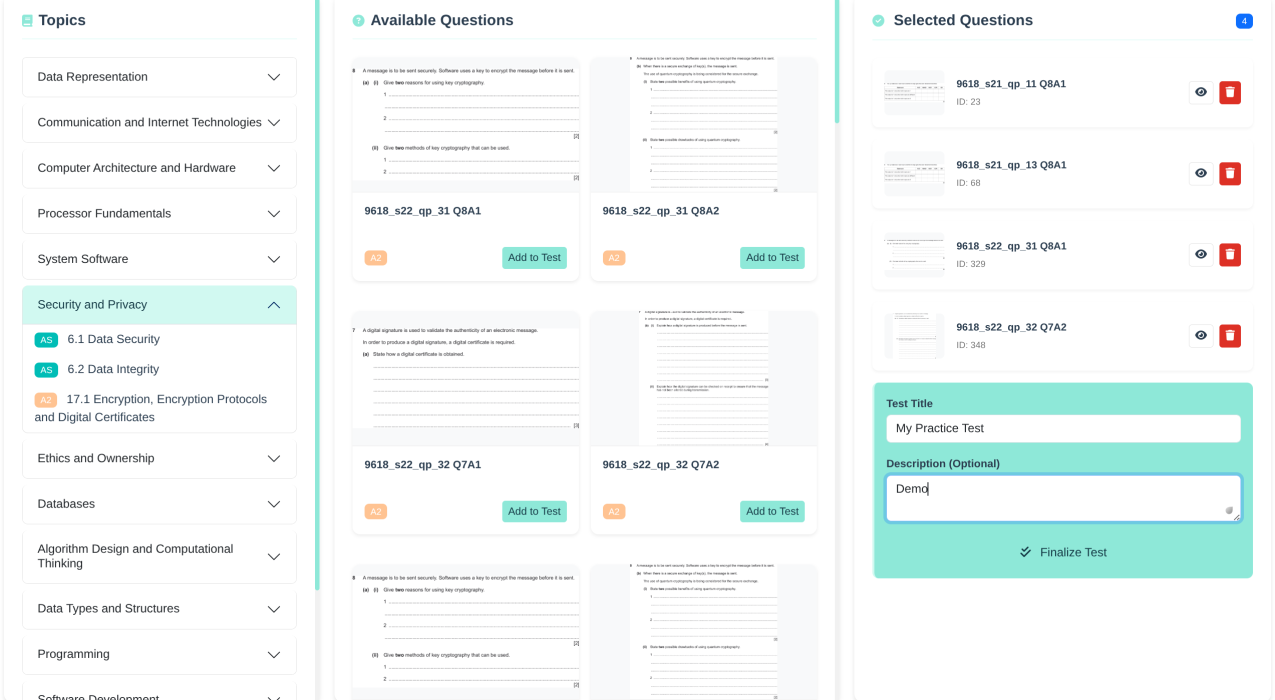
#> input picture images/create.png, 2549 x 1400 px (shown at 1/2 size); its folder holds only this picture in this run
$ python -i toolbox.py   (imports and definitions only)
#> lines starting #> are read from the running program, lines starting #| are printed output that depends on the picture; after the words box and inside, x2 and y2 are one past the last pixel; in counts of white or black regions, pixels touching at a corner belong together
#> further down, picture is the input picture: shape (1400, 2549, 3); mean B, G, R 247.7, 248.5, 242.4
import numpy as np
import cv2

def crop(image, page1, y1, page2, y2): # Crop the pdf, starting from page1 y1 all the way to page2 y2
    MAX_Y = np.array(image[page1]).shape[0]
    MAX_X = np.array(image[page1]).shape[1]
    if page1 == page2:
        return image[page1][y1 : y2, 0 : MAX_X].copy()
    images_sequence = []

    images_sequence.append(image[page1][y1 : MAX_Y, 0 : MAX_X].copy())
    for i in range(page1 + 1, page2):
        images_sequence.append(image[i].copy())

    if y2 > 400: # Ignore the last page if it is the blank space at the beginning of a page
        images_sequence.append(image[page2][0 : y2, 0 : MAX_X].copy())

    final_image = images_sequence[0]
    for i in range(1, len(images_sequence)):
        final_image = np.concatenate((final_image, images_sequence[i]), axis=0)
    return final_image

cache_to_binary = {}
def pHash(cv_image):
    h = cv2.img_hash.pHash(cv_image) # 8-byte hash
    pH = int.from_bytes(h.tobytes(), byteorder='big', signed=False)
#> pH = 15195182056401080094
    return pH

def to_binary(image):
    hash_val = pHash(image)
#> hash_val = 15195182056401080094
    if cache_to_binary.get(hash_val) is not None:
        return cache_to_binary[hash_val]
    gray = cv2.cvtColor(image, cv2.COLOR_BGR2GRAY)
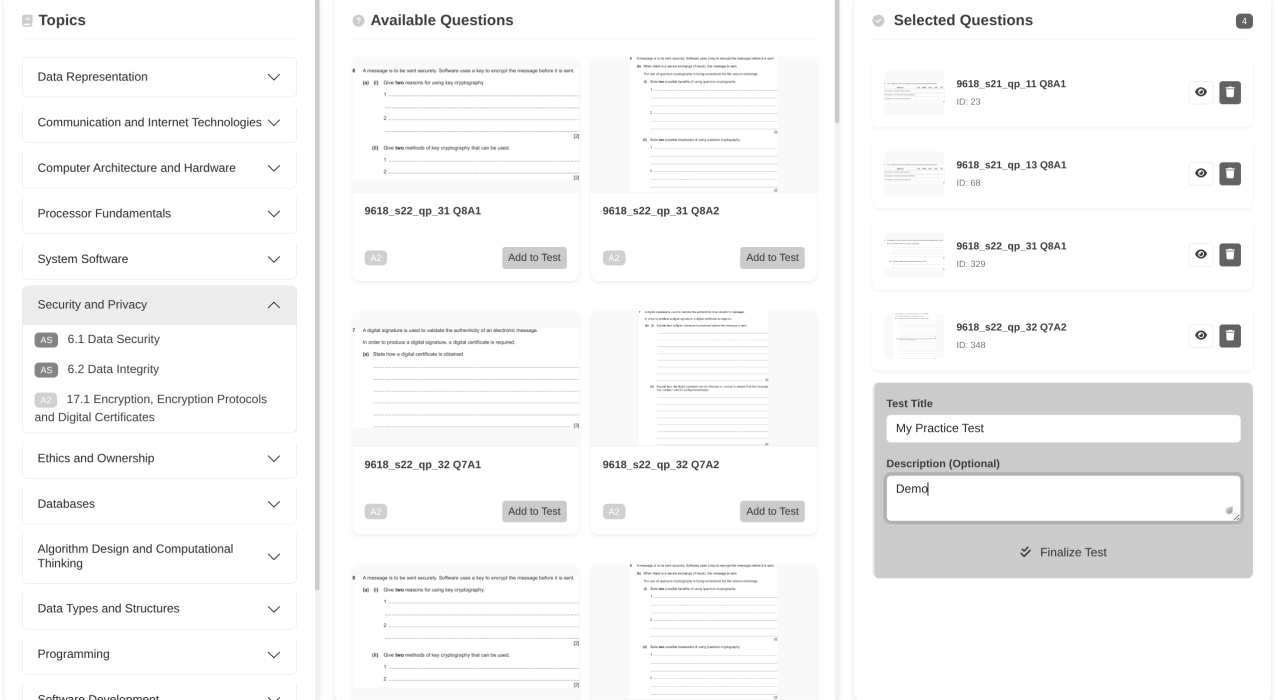
#> gray: shape (1400, 2549) (shown at 1/2 size); min 36, max 255, mean 246.6
    thresh = cv2.threshold(gray, 160, 255, cv2.THRESH_BINARY)[1]
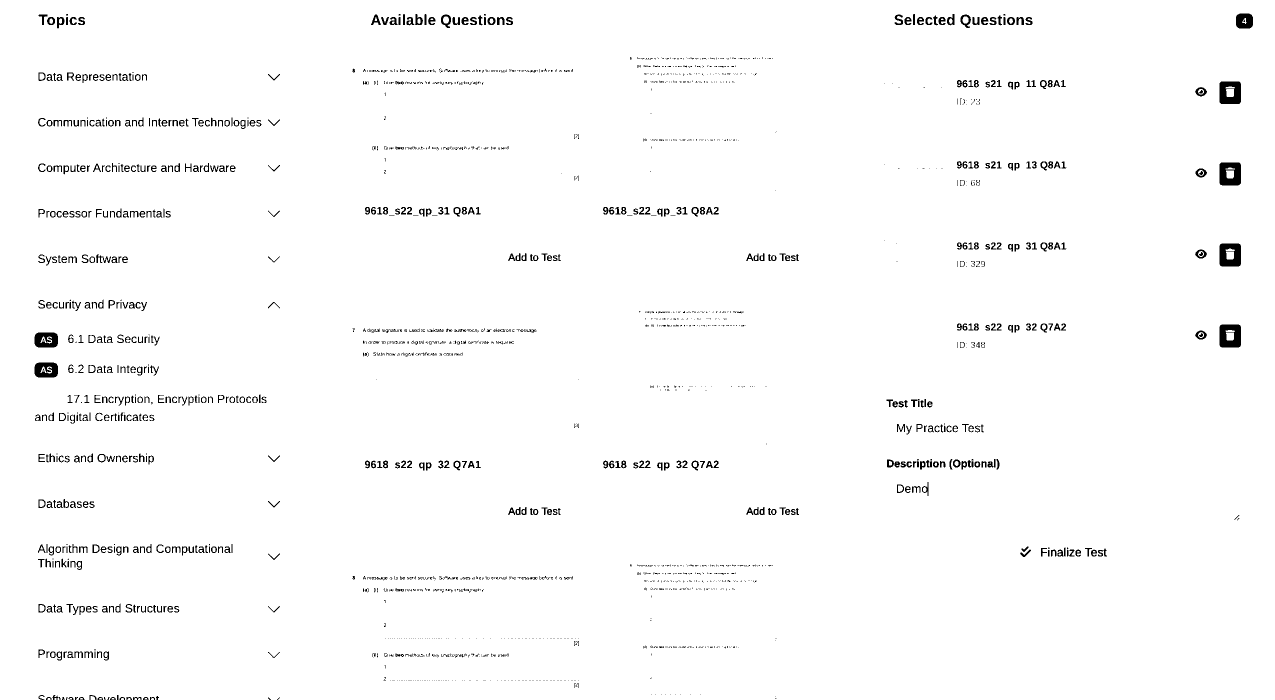
#> thresh: shape (1400, 2549) (shown at 1/2 size); 98.2% white; 2266 black regions (1588 under 20 px), largest, box (x1, y1, x2, y2) and area: (2439, 325, 2482, 371) 1656, (2439, 649, 2482, 695) 1645, (2439, 487, 2482, 533) 1641
    kernel = np.ones((6,6),np.uint8)
    kernel2 = np.ones((4,4),np.uint8)
    marker = cv2.dilate(thresh,kernel,iterations = 1)
#> marker: shape (1400, 2549); 99.9% white; 7 black regions, largest, box (x1, y1, x2, y2) and area: (2442, 652, 2480, 693) 984, (2442, 490, 2480, 531) 975, (2442, 328, 2480, 369) 974
    mask = cv2.erode(thresh,kernel,iterations = 1)
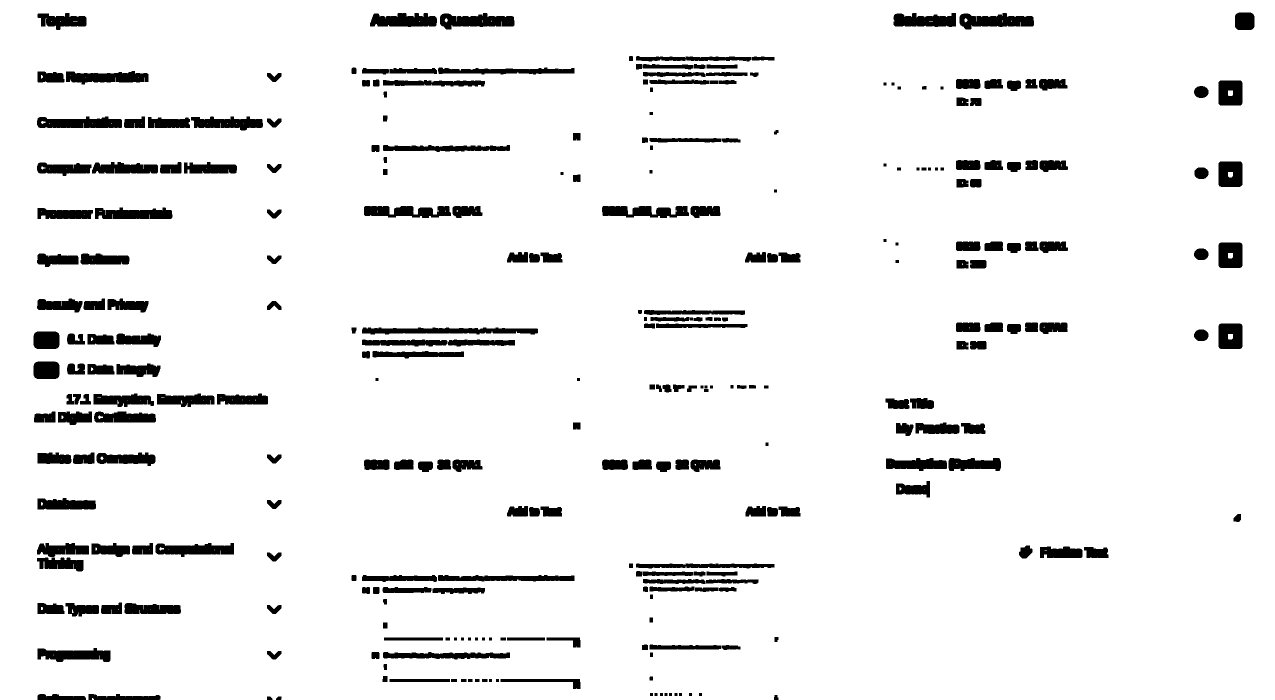
#> mask: shape (1400, 2549) (shown at 1/2 size); 93.8% white; 294 black regions, largest, box (x1, y1, x2, y2) and area: (724, 655, 1076, 669) 3696, (1919, 26, 2068, 59) 3246, (880, 26, 1029, 59) 3242
    while True:
        tmp = marker.copy()
        marker = cv2.erode(marker, kernel2)
        marker = cv2.max(mask, marker)
        difference = cv2.subtract(tmp, marker)
        if cv2.countNonZero(difference) == 0:
            break
#> this loop made 7 passes
#> pass 2, in to_binary, `difference = cv2.subtract(tmp, marker)`:
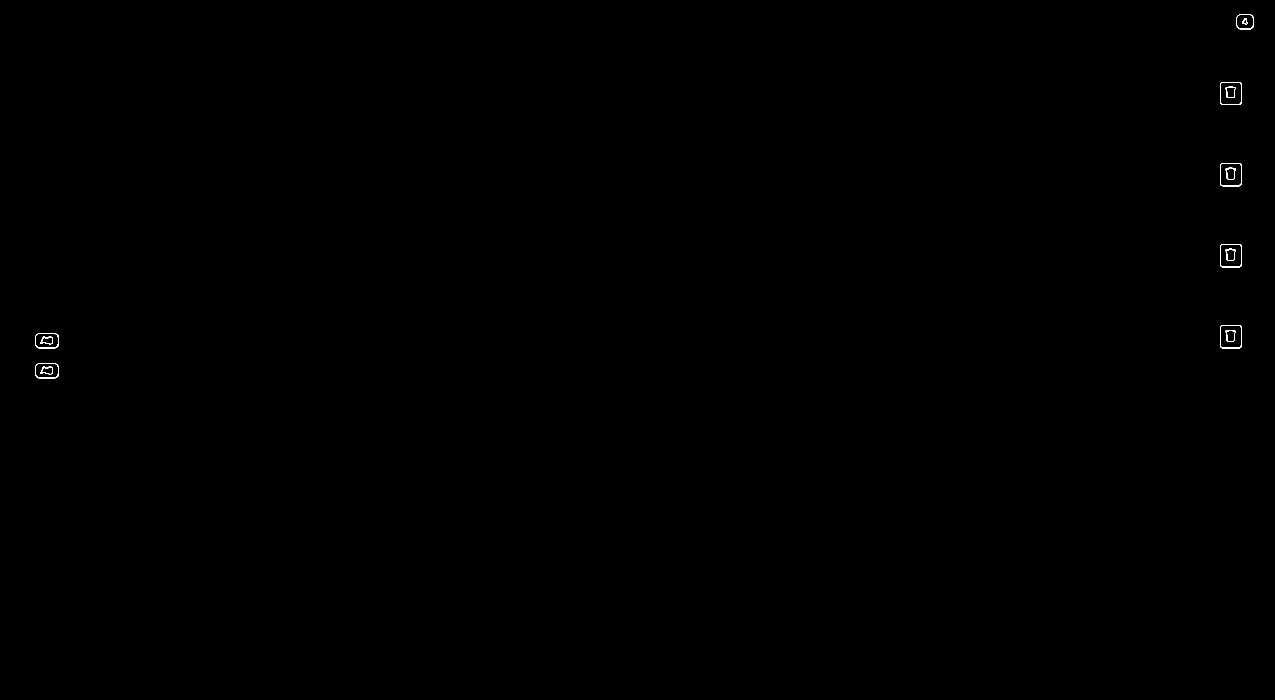
#> difference: shape (1400, 2549) (shown at 1/2 size); 0.07% white in thin lines or dots, all inside (x1, y1, x2, y2) = (70, 28, 2508, 757)
#> after the loop:
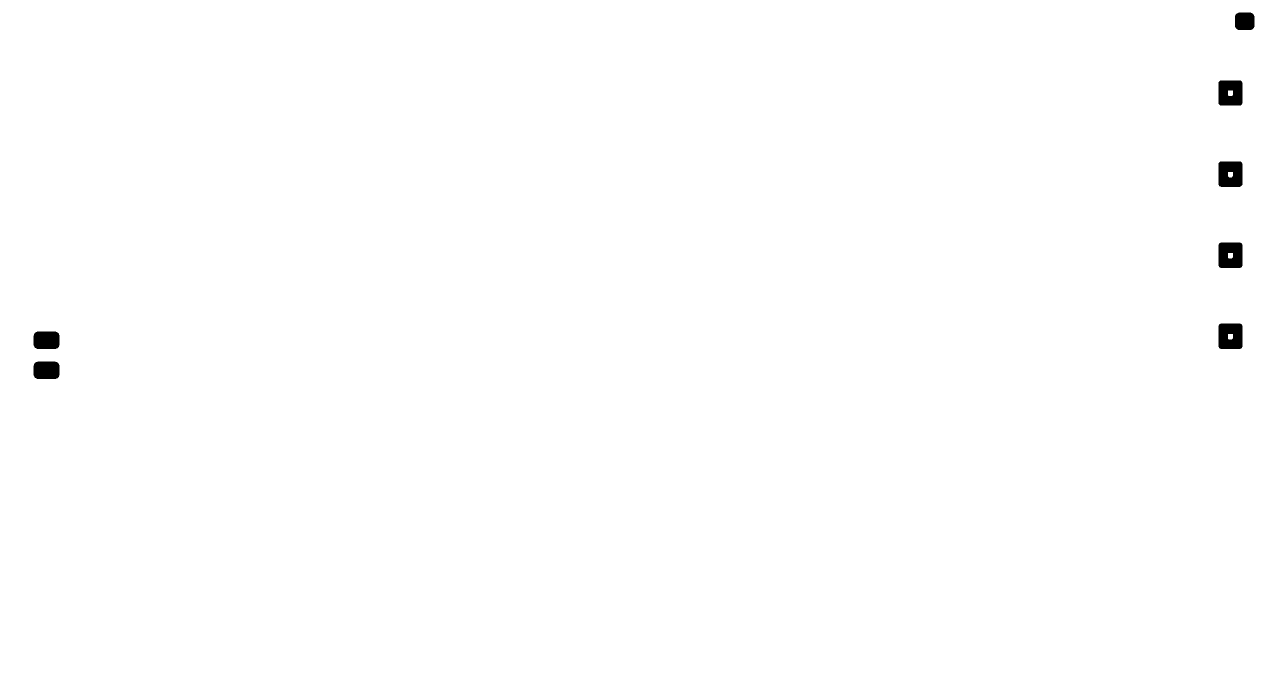
#> marker: shape (1400, 2549) (shown at 1/2 size); 99.6% white; 7 black regions, largest, box (x1, y1, x2, y2) and area: (2437, 323, 2485, 374) 2312, (2437, 485, 2485, 536) 2310, (2437, 647, 2485, 698) 2310
    marker_color = cv2.cvtColor(marker, cv2.COLOR_GRAY2BGR)
    out = cv2.bitwise_or(image, marker_color)
    binary_out = cv2.threshold(out, 160, 255, cv2.THRESH_BINARY)[1]
    cache_to_binary[hash_val] = binary_out
    return binary_out

def clear_cache():
    global cache_to_binary
    cache_to_binary = {}

def crop_white_margin(image): # This function removes white margins on the left and right side
    left = 0
    right = image.shape[1] - 1
    for i in range(image.shape[1]):
            if not (image[0, i].all() == 255):
                left = i
                break
    for i in reversed(range(image.shape[1])):
            if not (image[0, i].all() == 255):
                right = i
                break
    return image[0: image.shape[0], left : right + 1]

>>> import cv2
>>> picture = cv2.imread('images/create.png')
>>> result = to_binary(picture)

$ run again, on images/home.png
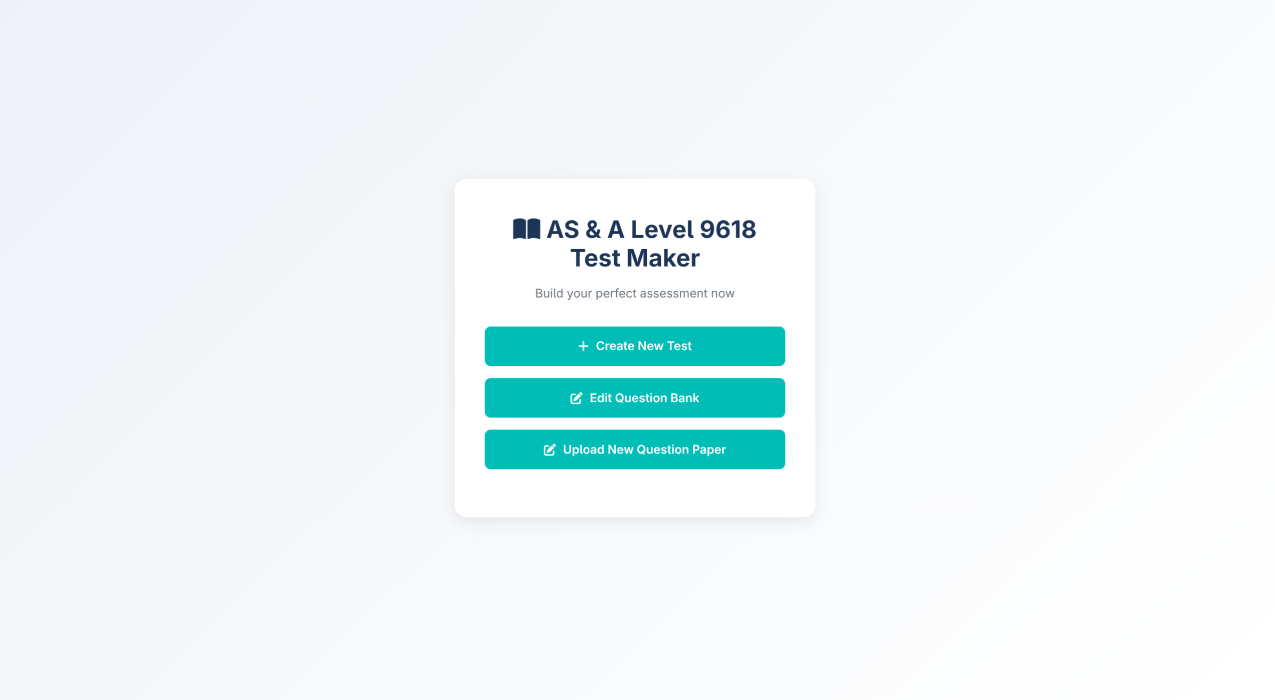
#> input picture images/home.png, 2549 x 1400 px (shown at 1/2 size)
#> picture is the input picture: shape (1400, 2549, 3); mean B, G, R 248, 246, 237
#> pH = 7266585651483087718
#> in to_binary, `thresh = cv2.threshold(gray, 160, 255, cv2.THRESH_BINARY)[1]`:
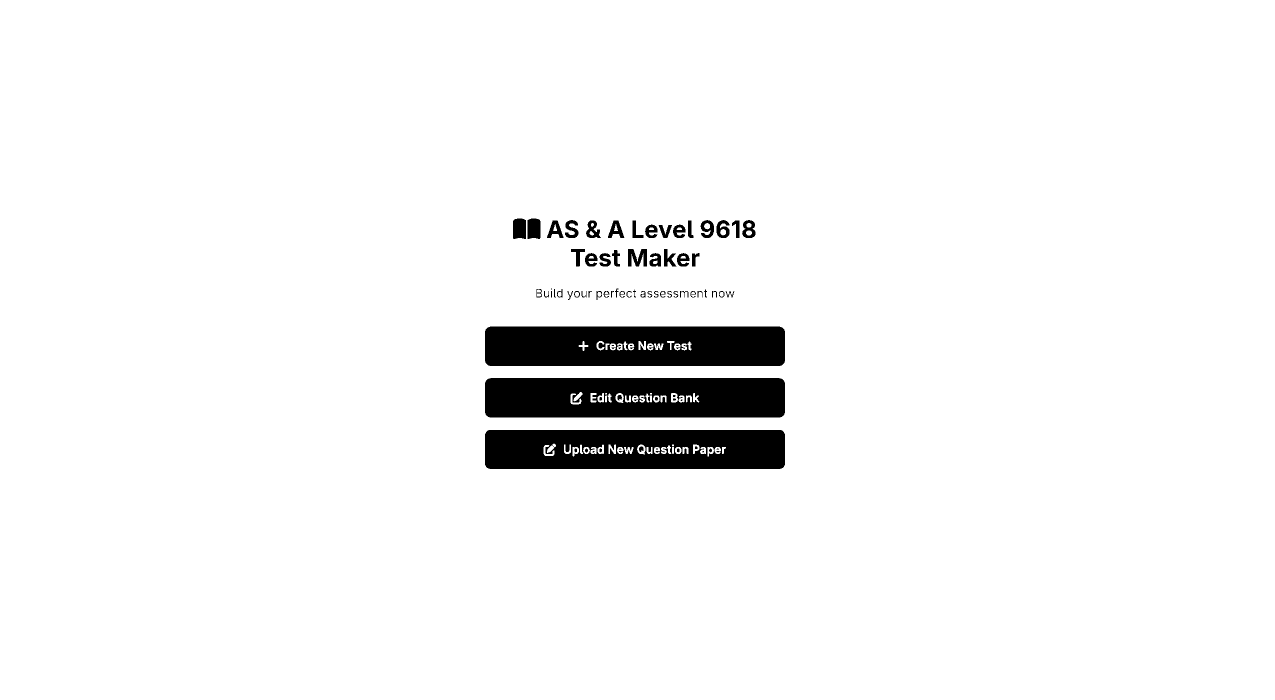
#> thresh: shape (1400, 2549) (shown at 1/2 size); 95.9% white; 81 black regions (14 under 20 px), largest, box (x1, y1, x2, y2) and area: (970, 653, 1570, 732) 45562, (970, 756, 1570, 835) 44810, (970, 860, 1570, 938) 43257
#> mask: shape (1400, 2549); 94.9% white; 17 black regions, largest, box (x1, y1, x2, y2) and area: (968, 651, 1573, 735) 50688, (968, 754, 1573, 838) 50686, (968, 858, 1573, 941) 50102
#> in to_binary, `binary_out = cv2.threshold(out, 160, 255, cv2.THRESH_BINARY)[1]`:
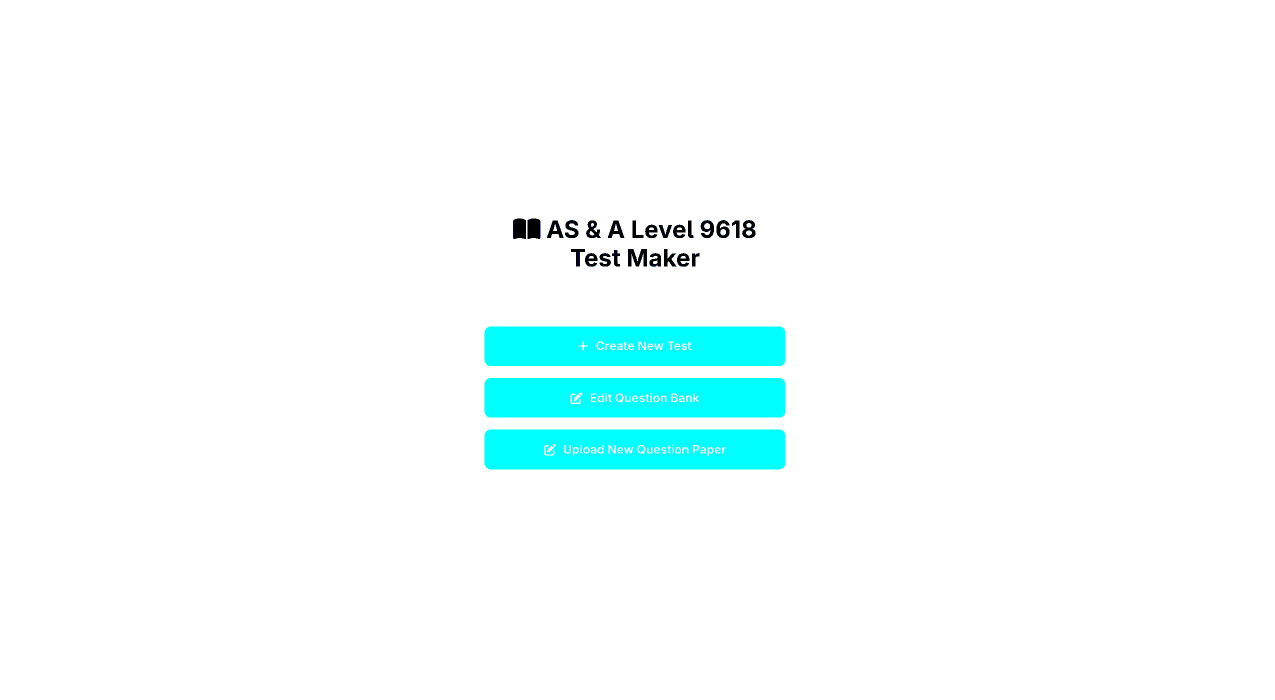
#> binary_out: shape (1400, 2549, 3) (shown at 1/2 size); mean B, G, R 254.2, 254.1, 244.3
